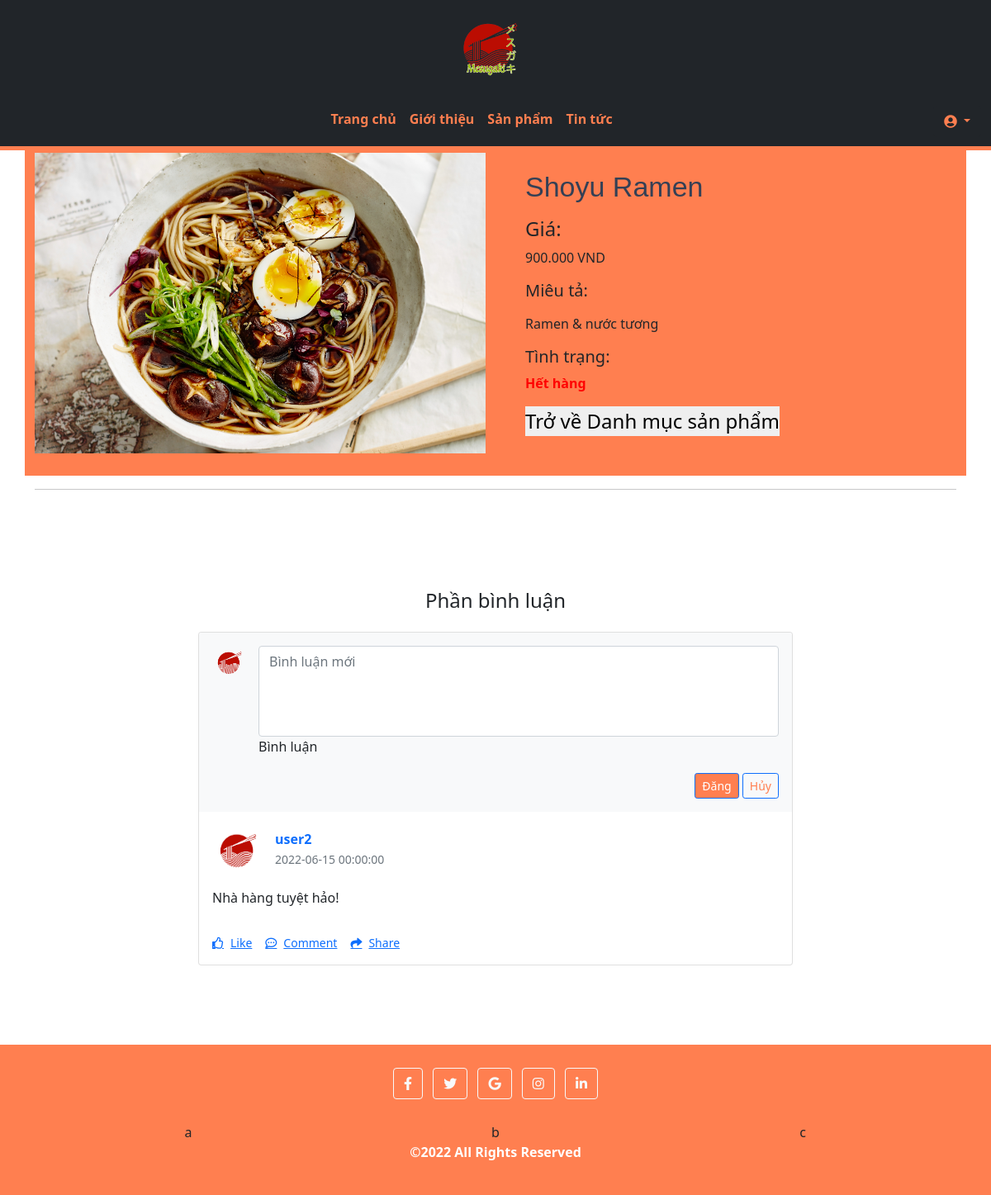
/productInfo.php, run on the app's committed database.
### tables this page shows
CREATE TABLE `product` (
  `id` int(10) UNSIGNED NOT NULL,
  `name` varchar(100) NOT NULL,
  `description` text NOT NULL,
  `price` float UNSIGNED NOT NULL,
  `img_path` text NOT NULL,
  `status` tinyint(1) NOT NULL DEFAULT 1 COMMENT '0: unavailable, 1: available',
  `feature` tinyint(1) NOT NULL DEFAULT 1 COMMENT '0: not featured on news, 1: featured on news'
);

CREATE TABLE `prod_comments` (
  `id` int(10) UNSIGNED NOT NULL,
  `user_id` int(11) NOT NULL,
  `datetime` datetime NOT NULL,
  `content` text NOT NULL,
  `prod_id` int NOT NULL
);

CREATE TABLE `user` (
  `id` int(10) UNSIGNED NOT NULL,
  `username` varchar(100) NOT NULL,
  `password` varchar(255) NOT NULL,
  `full_name` varchar(100) NOT NULL,
  `sex` varchar(6) NOT NULL COMMENT 'Nam, Nữ, Khác',
  `birthday` date NOT NULL,
  `email` varchar(50) NOT NULL,
  `phone` varchar(15) NOT NULL,
  `address` varchar(255) NOT NULL,
  `active` tinyint(1) NOT NULL DEFAULT 1 COMMENT '0: banned, 1: active'
);

### productInfo.php (the view, shortened to what this page needs)
<?php
  require_once('config/config.php');
  $prod_id = "";
  $query = "SELECT * FROM product WHERE id = '" . $prod_id . "'";
  $res = mysqli_query($conn, $query);
  $dish = mysqli_fetch_all($res, MYSQLI_ASSOC);
  $dish1 = $dish[0];
  $query1 = "SELECT * FROM prod_comments WHERE prod_id = '" . $prod_id . "'";
  $res = mysqli_query($conn, $query1);
  $cmts = mysqli_fetch_all($res, MYSQLI_ASSOC);
  $query2 = "SELECT id, username FROM user";
  $res = mysqli_query($conn, $query2);
  $users = mysqli_fetch_all($res, MYSQLI_ASSOC);
?>
<!DOCTYPE html>
<html lang="en">
<head>
  <link href="https://cdnjs.cloudflare.com/ajax/libs/font-awesome/5.9.0/css/all.min.css" rel="stylesheet">
  <link href="https://cdn.jsdelivr.net/npm/bootstrap@5.1.3/dist/css/bootstrap.min.css" rel="stylesheet">
  <link rel="stylesheet" href="styles/productInfo-style.css">
</head>
<body>
  <div>
    <?php $IPATH = $_SERVER["DOCUMENT_ROOT"]."/btl-web/";
    include($IPATH."navbar.php");?>
  </div>
  <main class="">
    <div class="container dark-grey-text">
      <div class="row productDISP">
        <div class="col-md-6 mb-4" style="display: flex; align-items: center; justify-content: center">
          <img src="<?php echo htmlspecialchars($dish1['img_path']); ?>" class="img-fluid" alt="">
        </div>
        <div class="col-md-6 mb-4">
          <div class="p-4">
            <div class="mb-3">
                <h1><?php echo htmlspecialchars($dish1['name']); ?></h1>
            </div>
            <p class="lead">
              <span><h4>Giá:</h4><?php echo htmlspecialchars($dish1['price']); ?>.000 VND</span>
            </p>
            <p class="lead font-weight-bold"><h5>Miêu tả:</h5></p>
            <p><?php echo htmlspecialchars($dish1['description']); ?></p>
            <p>
              <h5>Tình trạng:</h5>
              <?php
                  if ($dish1['status'] == 1) {
                    echo '<p class="stat-ok">Còn hàng<p>';
                  } else {
                    echo '<p class="stat-fail">Hết hàng<p>';
                  }
              ?>
            </p>
            <a href="productsList.php" style="text-decoration: none; font-size: 150%"><button>Trở về Danh mục sản phẩm</button></a>
          </div>
        </div>
      </div>
      <hr>
  <div class="container my-5 py-5">
  <div class="row d-flex justify-content-center commentDISP">
  <div class="col-md-6 text-center">
    <h4 class="my-4 h4">Phần bình luận</h4>
  </div>
    </div>
    <div class="row d-flex justify-content-center">
      <div class="col-md-12 col-lg-10 col-xl-8">
        <div class="card">
          <div class="card-header py-3 border-0" style="background-color: #f8f9fa;">
            <form action="" method="post">
              <div class="d-flex flex-start w-100">
                <img class="rounded-circle shadow-1-strong me-3"
                  src="img/logo.png" alt="avatar" width="40"
                  height="40" />
                <div class="form-outline w-100">
                  <textarea class="form-control" id="textAreaExample" rows="4"
                    style="background: #fff; resize: none;" placeholder="Bình luận mới" name="comment_text"></textarea>
                  <label class="form-label" for="textAreaExample">Bình luận</label>
                </div>
              </div>
              <div class="float-end mt-2 pt-1">
                <button type="submit" class="btn-orange btn btn-primary btn-sm" name="comment_post">Đăng</button>
                <input type="reset" class="btn-orange-out btn btn-outline-primary btn-sm" value="Hủy"></input>
              </div>
            </form>
          </div>
          <?php
            foreach($cmts as $comment){
          ?>
          <div class="card-body">
            <div class="d-flex flex-start align-items-center">
              <img class="rounded-circle shadow-1-strong me-3"
                src="img/logo.png" alt="avatar" width="60"
                height="60" />
              <div>
                <h6 class="fw-bold text-primary mb-1">
                  <?php $key = array_search($comment['user_id'], array_column($users, 'id'));
                  echo ($users[$key]['username']);
                  ?>
                </h6>
                <p class="text-muted small mb-0">
                  <?php echo $comment['datetime'];?>
                </p>
              </div>
            </div>
            <p class="mt-3 mb-4 pb-2">
              <?php echo $comment['content'];?>
            </p>
            <div class="small d-flex justify-content-start">
              <a href="#!" class="d-flex align-items-center me-3">
                <i class="far fa-thumbs-up me-2"></i>
                <p class="mb-0">Like</p>
              </a>
              <a href="#!" class="d-flex align-items-center me-3">
                <i class="far fa-comment-dots me-2"></i>
                <p class="mb-0">Comment</p>
              </a>
              <a href="#!" class="d-flex align-items-center me-3">
                <i class="fas fa-share me-2"></i>
                <p class="mb-0">Share</p>
              </a>
            </div>
          </div>
          <?php
            }
          ?>
        </div>
      </div>
    </div>
  </div>
    </div>
    </main>
  <div>
    <?php $IPATH = $_SERVER["DOCUMENT_ROOT"]."/btl-web/";
    include($IPATH."footer.php");?>
</body>
</html>

### navbar.php (shortened to what this page needs)
<!DOCTYPE html>
<html lang="en">
<head>
  <link rel="stylesheet" href="styles/header.css">
</head>
<body>
  <nav class="my-navbar-logo navbar navbar-expand-xl navbar-dark bg-dark">
      <div class="my-container container-fluid justify-content-center">
        <a class="navbar-brand" href="index.php">
            <img src="img/logo-name.png" width="90" height="90" class="d-inline-block align-top" alt="">
        </a>
      </div>
  </nav>
  <nav class="my-navbar navbar navbar-expand-xl navbar-dark bg-dark">
    <div class="my-container container-fluid justify-content-center">
      <div class="collapse navbar-collapse justify-content-center"  id="collapsibleNavbar">
          <ul class="navbar-nav">
              <li class="nav-item">
                <a class="nav-link" href="index.php">Trang chủ</a>
              </li>
              <li class="nav-item">
                <a class="nav-link" href="about.php">Giới thiệu</a>
              </li>
              <li class="nav-item">
                <a class="nav-link" href="productsList.php">Sản phẩm</a>
              </li>
              <li class="nav-item">
                <a class="nav-link" href="newsList.php">Tin tức</a>
              </li>
          </ul>
      </div>
      <?php if (isset($_SESSION['user_id'])) { ?>
      <div class="dropdown">
          <a href="#" class="d-flex align-items-center text-white text-decoration-none dropdown-toggle" id="dropdownUser1" data-bs-toggle="dropdown" aria-expanded="false">
              <img src="img/logo.png" alt="hugenerd" width="30" height="30" class="rounded-circle">
              <span class="d-none d-sm-inline mx-1"><?php echo $_SESSION['username'];?></span>
          </a>
          <ul class="dropdown-menu dropdown-menu-end dropdown-menu-dark text-small shadow" aria-labelledby="dropdownUser1">
              <!-- <li><a class="dropdown-item" href="#">Cài đặt</a></li>
              <li><a class="dropdown-item" href="#">Tài khoản</a></li>
              <li><hr class="dropdown-divider"></li> -->
              <li><a class="dropdown-item" href="logout.php">Đăng xuất</a></li>
          </ul>
      </div>
      <?php } else { ?>
      <div class="dropdown user-drop">
          <button type="button" class="user-btn btn btn-dark dropdown-toggle" data-bs-toggle="dropdown">
          <i class="fas fa-user-circle"></i>
          </button>
      </div>
      <?php } ?>
    </div>
  </nav>
</body>
</html>

### footer.php (shortened to what this page needs)
<!DOCTYPE html>
<html lang="en">
<head>
  <link rel="stylesheet" href="styles/footer.css">
</head>
<body>
  <div class="footer text-center">
      <div class="container p-4">
        <div class="mb-4">
          <a class="btn btn-outline-light btn-floating m-1" href="#!" role="button">
            <i class="fab fa-facebook-f"></i>
          </a>
          <a class="btn btn-outline-light btn-floating m-1" href="#!" role="button">
            <i class="fab fa-twitter"></i>
          </a>
          <a class="btn btn-outline-light btn-floating m-1" href="#!" role="button">
            <i class="fab fa-google"></i>
          </a>
          <a class="btn btn-outline-light btn-floating m-1" href="#!" role="button">
            <i class="fab fa-instagram"></i>
          </a>
          <a class="btn btn-outline-light btn-floating m-1" href="#!" role="button">
            <i class="fab fa-linkedin-in"></i>
          </a>
        </div>
        <div class="row">
        <div class="col-sm-4">
          a
        </div>
        <div class="col-sm-4">
          b
        </div>
        <div class="col-sm-4">
          c
        </div>
        </div>
        <p style="font-weight: bold; color: white">©2022 All Rights Reserved</p>
      </div>
    </div>
  </div>
</body>
</html>

### styles/productInfo-style.css (style rules this page uses)
h1 { font-family: "Segoe UI Black", sans-serif; display: inline-block; position: relative; text-align: center; font-size: 34px; color: #344055; margin: 0; }
.productDISP { background-color: var(--color); }
.stat-fail { color: red; font-weight: bold; }
.btn-orange { background-color: var(--color); }
.btn-orange-out { color: var(--color); }

### styles/header.css (style rules this page uses)
* { margin: 0; padding: 0; box-sizing: border-box; outline: none; border: none; text-decoration: none; transition: 0.2s linear; }
:root { --color: #ff7f50; --border: 5px solid #ff7f50; --gray: #57606f; --bg: rgba(255, 255, 255, 0.3); }
.my-navbar { border-bottom: var(--border); }
.navbar-dark .navbar-nav .nav-link { color: var(--color); font-weight: bold; border-bottom: 5px solid transparent; }
.navbar .navbar-collapse { text-align: center; }
.user-btn { color: var(--color); }

### styles/footer.css (style rules this page uses)
.footer { border-top: black; background-color: var(--color); display: flex; justify-content: center; align-items: center; }

### data on the page
product: img_path (picture), name "Shoyu Ramen", price "900", description "Ramen & nước tương"
prod_comments: user.username "user2", datetime "2022-06-15 00:00:00", content "Nhà hàng tuyệt hảo!"
